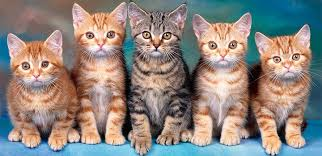
#> input picture Detecção/imagens/gato2.jpg, 322 x 156 px
$ python exemplo_gato.py
#> lines starting #> are read from the running program, lines starting #| are printed output that depends on the picture; after the words box and inside, x2 and y2 are one past the last pixel; in counts of white or black regions, pixels touching at a corner belong together
import cv2

classificadorGato = cv2.CascadeClassifier("cascades/haarcascade_frontalcatface.xml")

imagem = cv2.imread("imagens/gato2.jpg")
#> imagem is the input picture: shape (156, 322, 3); mean B, G, R 127.9, 133.9, 142.5
imagemCinza = cv2.cvtColor(imagem, cv2.COLOR_BGR2GRAY)
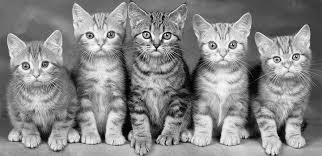
#> imagemCinza: shape (156, 322); min 0, max 254, mean 135.8

detectado = classificadorGato.detectMultiScale(imagemCinza, scaleFactor=1.1)
#> detectado = [[197, 24, 52, 52], [74, 14, 52, 52], [131, 15, 51, 51], [262, 38, 47, 47], [10, 44, 50, 50], [225, 98, 52, 52], [186, 84, 66, 66]]

for (x, y, l, a) in detectado:
    imagem = cv2.rectangle(imagem, (x, y), (x + l, y + a), (0, 0, 255), 2)
#> this loop made 7 passes
#> pass 1, `imagem = cv2.rectangle(imagem, (x, y), (x + l, y + a), (0, 0, 255), 2)`:
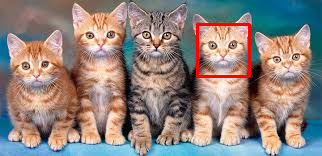
#> imagem: shape (156, 322, 3); 1.23% of pixels changed, all inside (x1, y1, x2, y2) = (196, 23, 251, 78)
#> pass 2, `imagem = cv2.rectangle(imagem, (x, y), (x + l, y + a), (0, 0, 255), 2)`:
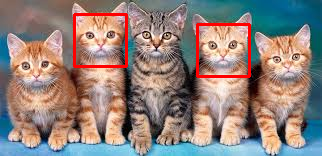
#> imagem: shape (156, 322, 3); 1.23% of pixels changed, all inside (x1, y1, x2, y2) = (73, 13, 128, 68)
#> pass 3, `imagem = cv2.rectangle(imagem, (x, y), (x + l, y + a), (0, 0, 255), 2)`:
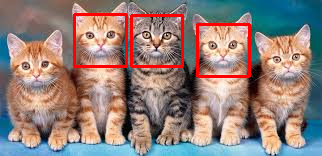
#> imagem: shape (156, 322, 3); 1.21% of pixels changed, all inside (x1, y1, x2, y2) = (130, 14, 184, 68)
#> after the loop:
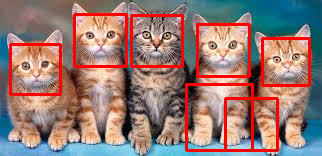
#> imagem: shape (156, 322, 3); 4.91% of pixels changed, all inside (x1, y1, x2, y2) = (9, 37, 311, 152)

cv2.imshow("Encontrado", imagem)
cv2.waitKey()

$ run again, with Detecção/imagens/gato3.jpg copied over Detecção/imagens/gato2.jpg
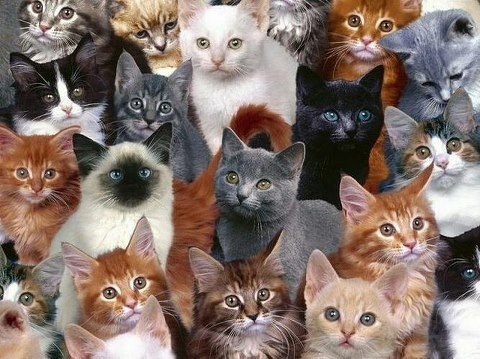
#> input picture Detecção/imagens/gato3.jpg, 480 x 359 px
#> imagem is the input picture: shape (359, 480, 3); mean B, G, R 107, 115.2, 131.8
#> `imagemCinza = cv2.cvtColor(imagem, cv2.COLOR_BGR2GRAY)`:
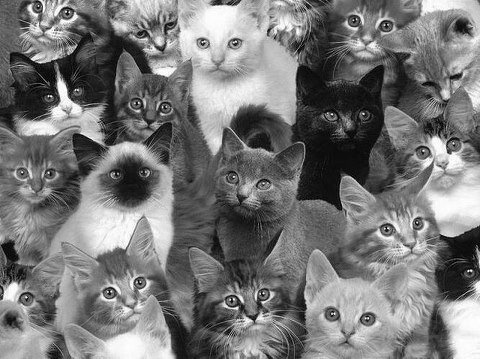
#> imagemCinza: shape (359, 480); min 0, max 255, mean 119.3
#> detectado = [[7, 149, 59, 59], [31, 66, 60, 60], [121, 82, 58, 58], [182, 12, 76, 76], [93, 141, 75, 75], [314, 86, 72, 72], [398, 119, 78, 78]]
#> the loop `for (x, y, l, a) in detectado:` made 7 passes
#> after the loop `for (x, y, l, a) in detectado:`:
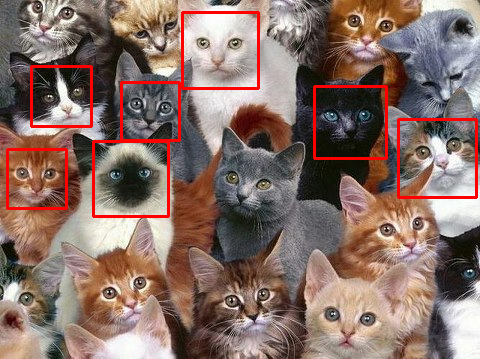
#> imagem: shape (359, 480, 3); mean B, G, R 103.5, 111.5, 136
